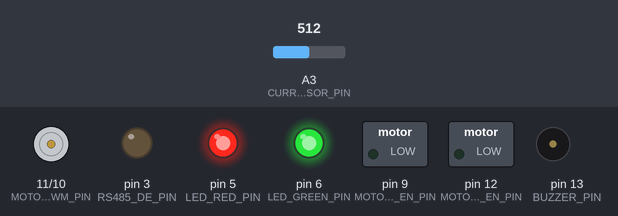
A sketch run on a simulated Arduino Uno, built with avr-gcc and run on an emulated ATmega328P. Parts: motor-driver pin pairs drawn as motors (green arrow = first pin HIGH = forward, orange = second pin HIGH = backward, longer = more drive), switched loads named in the sketch (green lamp = pin HIGH), output pins drawn as LEDs (lit = HIGH), buzzer (waves = sounding, pin HIGH). The inputs (shaded band) are chosen by the test bench; at power-on: A3 (CURRENT_SENSOR_PIN) = 512.

Above: at 1.4 s.
1.5 s: A3 (CURRENT_SENSOR_PIN) set to 690
3.3 s: A3 (CURRENT_SENSOR_PIN) set to 712
At 4.3 s:
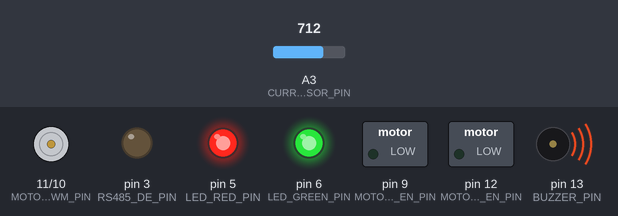
6.8 s: A3 (CURRENT_SENSOR_PIN) set to 511
At 7.5 s:
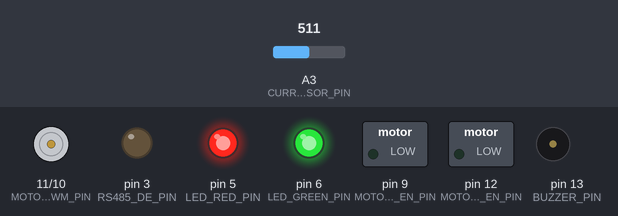
Timing chart, 0 to 9.8 s (numbered marks = the images above; inputs shaded):
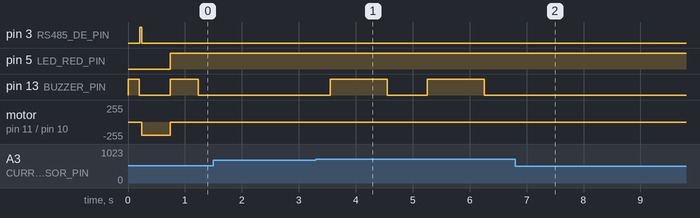

Measured:
- the behaviour switches between 700 and 701 on A3 (CURRENT_SENSOR_PIN) (found by bisection; images 0 and 1)
- after the input at 1.5 s, every drawn part: stays the same
- after the input at 3.3 s, pin 13 (BUZZER_PIN): alternates HIGH for 1.0 s and LOW for 0.70 s, starting after 0.25 s
- after the input at 6.8 s, pin 13 (BUZZER_PIN): stops changing and stays LOW

The sketch:

master.ino
```cpp
#include <SoftwareSerial.h>
#include <Wire.h>
#include <Adafruit_PCF8574.h>

// --- ПИНЫ ---
// RS-485
#define RS485_RX_PIN 2
#define RS485_TX_PIN 4
#define RS485_DE_PIN 3 // Пин управления передачей

// Двигатель
#define MOTOR_RPWM_PIN 10
#define MOTOR_LPWM_PIN 11
#define MOTOR_R_EN_PIN 9
#define MOTOR_L_EN_PIN 12

// Датчики
#define HALL_DEPO_PIN A1
#define HALL_STOP_PIN A2
#define CURRENT_SENSOR_PIN A3

// Периферия
#define BUZZER_PIN 13
#define LED_GREEN_PIN 6
#define LED_RED_PIN 5

// --- КОНСТАНТЫ ---
#define MASTER_ID 0
#define MAX_SLAVES 5
#define BAUD_RATE 9600
#define RETURN_TIMEOUT 45000 // 45 секунд
#define OVERCURRENT_THRESHOLD 700 // Пороговое значение для датчика тока (подбирается экспериментально)

// --- СОСТОЯНИЯ ---
enum State {
  READY_TO_START,
  MOVING_TO_TABLE,
  ON_TABLE,
  RETURNING_TO_DEPO,
  PAUSE
};

// --- ГЛОБАЛЬНЫЕ ПЕРЕМЕННЫЕ ---
SoftwareSerial rs485(RS485_RX_PIN, RS485_TX_PIN);
Adafruit_PCF8574 pcf;

State currentState = READY_TO_START;
int targetTable = 0;
unsigned long onTableTimestamp = 0;

// --- ФУНКЦИИ ---

void setup() {
  Serial.begin(9600);
  rs485.begin(BAUD_RATE);
  pinMode(RS485_DE_PIN, OUTPUT);
  digitalWrite(RS485_DE_PIN, LOW); // Режим приема

  pinMode(MOTOR_RPWM_PIN, OUTPUT);
  pinMode(MOTOR_LPWM_PIN, OUTPUT);
  pinMode(MOTOR_R_EN_PIN, OUTPUT);
  pinMode(MOTOR_L_EN_PIN, OUTPUT);

  pinMode(HALL_DEPO_PIN, INPUT_PULLUP);
  pinMode(HALL_STOP_PIN, INPUT_PULLUP);

  pinMode(BUZZER_PIN, OUTPUT);
  pinMode(LED_GREEN_PIN, OUTPUT);
  pinMode(LED_RED_PIN, OUTPUT);

  if (!pcf.begin(0x20, &Wire)) {
    Serial.println("Couldn't find PCF8574");
    while (1);
  }

  // Начальная инициализация
  setMotorSpeed(0);
  digitalWrite(LED_GREEN_PIN, HIGH);
  digitalWrite(LED_RED_PIN, LOW);
  beep(200);
}

void loop() {
  handleSerial();
  handleKeyboard();

  switch (currentState) {
    case READY_TO_START:
      // Ожидание выбора стола
      break;
    case MOVING_TO_TABLE:
      if (digitalRead(HALL_STOP_PIN) == LOW) {
        setMotorSpeed(0);
        currentState = ON_TABLE;
        onTableTimestamp = millis();
        sendCommand(targetTable, "LED_ON", "GREEN");
        beep(500);
      }
      break;
    case ON_TABLE:
      if (millis() - onTableTimestamp > RETURN_TIMEOUT) {
        startReturn();
      }
      break;
    case RETURNING_TO_DEPO:
      if (digitalRead(HALL_DEPO_PIN) == LOW) {
        setMotorSpeed(0);
        currentState = READY_TO_START;
        digitalWrite(LED_GREEN_PIN, HIGH);
        digitalWrite(LED_RED_PIN, LOW);
        beep(200);
      }
      break;
    case PAUSE:
      // Двигатель остановлен, ожидание команды
      break;
  }

  checkCurrent();
}

void handleSerial() {
  if (rs485.available()) {
    String message = rs485.readStringUntil('\n');
    parseMessage(message);
  }
}

void parseMessage(String msg) {
  int firstSep = msg.indexOf('|');
  int secondSep = msg.indexOf('|', firstSep + 1);
  int thirdSep = msg.indexOf('|', secondSep + 1);

  int srcId = msg.substring(0, firstSep).toInt();
  String cmd = msg.substring(secondSep + 1, thirdSep);
  String data = msg.substring(thirdSep + 1);

  if (cmd == "CONFIRM" && data == "SWITCH" && srcId == targetTable) {
    // Ведомый подтвердил переключение стрелки, можно начинать движение
    if (currentState == MOVING_TO_TABLE) {
      setMotorSpeed(200);
    } else if (currentState == RETURNING_TO_DEPO) {
      setMotorSpeed(-200);
    }
  } else if (cmd == "SENSOR") {
    // Обработка данных с датчиков ведомых (пока не требуется)
  }
}

void handleKeyboard() {
  uint16_t buttons = pcf.read16();

  for (int i = 0; i < 8; i++) {
    if (!(buttons & (1 << i))) {
      if (i < 5) { // Кнопки 1-5
        if (currentState == READY_TO_START) {
          startMovement(i + 1);
        }
      } else if (i == 5) { // Кнопка 6 - возврат
        if (currentState == ON_TABLE) {
          startReturn();
        }
      } else if (i == 6) { // Кнопка 7 - пауза
        if (currentState != PAUSE) {
          setMotorSpeed(0);
          currentState = PAUSE;
          digitalWrite(LED_RED_PIN, HIGH);
          beep(500);
        } else {
          // Выход из паузы (пока не реализовано)
        }
      }
      delay(100); // Антидребезг
    }
  }
}

void sendCommand(int dest, String cmd, String data) {
  digitalWrite(RS485_DE_PIN, HIGH); // Режим передачи
  delay(10);
  rs485.print(String(MASTER_ID) + "|" + String(dest) + "|" + cmd + "|" + data + "\n");
  rs485.flush();
  delay(10);
  digitalWrite(RS485_DE_PIN, LOW); // Режим приема
}

void setMotorSpeed(int speed) {
  if (speed > 0) {
    analogWrite(MOTOR_RPWM_PIN, speed);
    analogWrite(MOTOR_LPWM_PIN, 0);
  } else {
    analogWrite(MOTOR_RPWM_PIN, 0);
    analogWrite(MOTOR_LPWM_PIN, -speed);
  }
}

void startMovement(int table) {
  targetTable = table;
  sendCommand(targetTable, "SWITCH", "1");
  // дождаться подтверждения
  currentState = MOVING_TO_TABLE;
  setMotorSpeed(200); // начальная скорость
}

void startReturn() {
  currentState = RETURNING_TO_DEPO;
  sendCommand(targetTable, "LED_OFF", "GREEN");
  sendCommand(targetTable, "SWITCH", "0");
  // дождаться подтверждения
  setMotorSpeed(-200); // движение назад
}

void checkCurrent() {
  int current = analogRead(CURRENT_SENSOR_PIN);
  if (current > OVERCURRENT_THRESHOLD) {
    setMotorSpeed(0);
    currentState = PAUSE;
    digitalWrite(LED_RED_PIN, HIGH);
    beep(1000);
  }
}

void beep(int duration) {
  digitalWrite(BUZZER_PIN, HIGH);
  delay(duration);
  digitalWrite(BUZZER_PIN, LOW);
}
```
